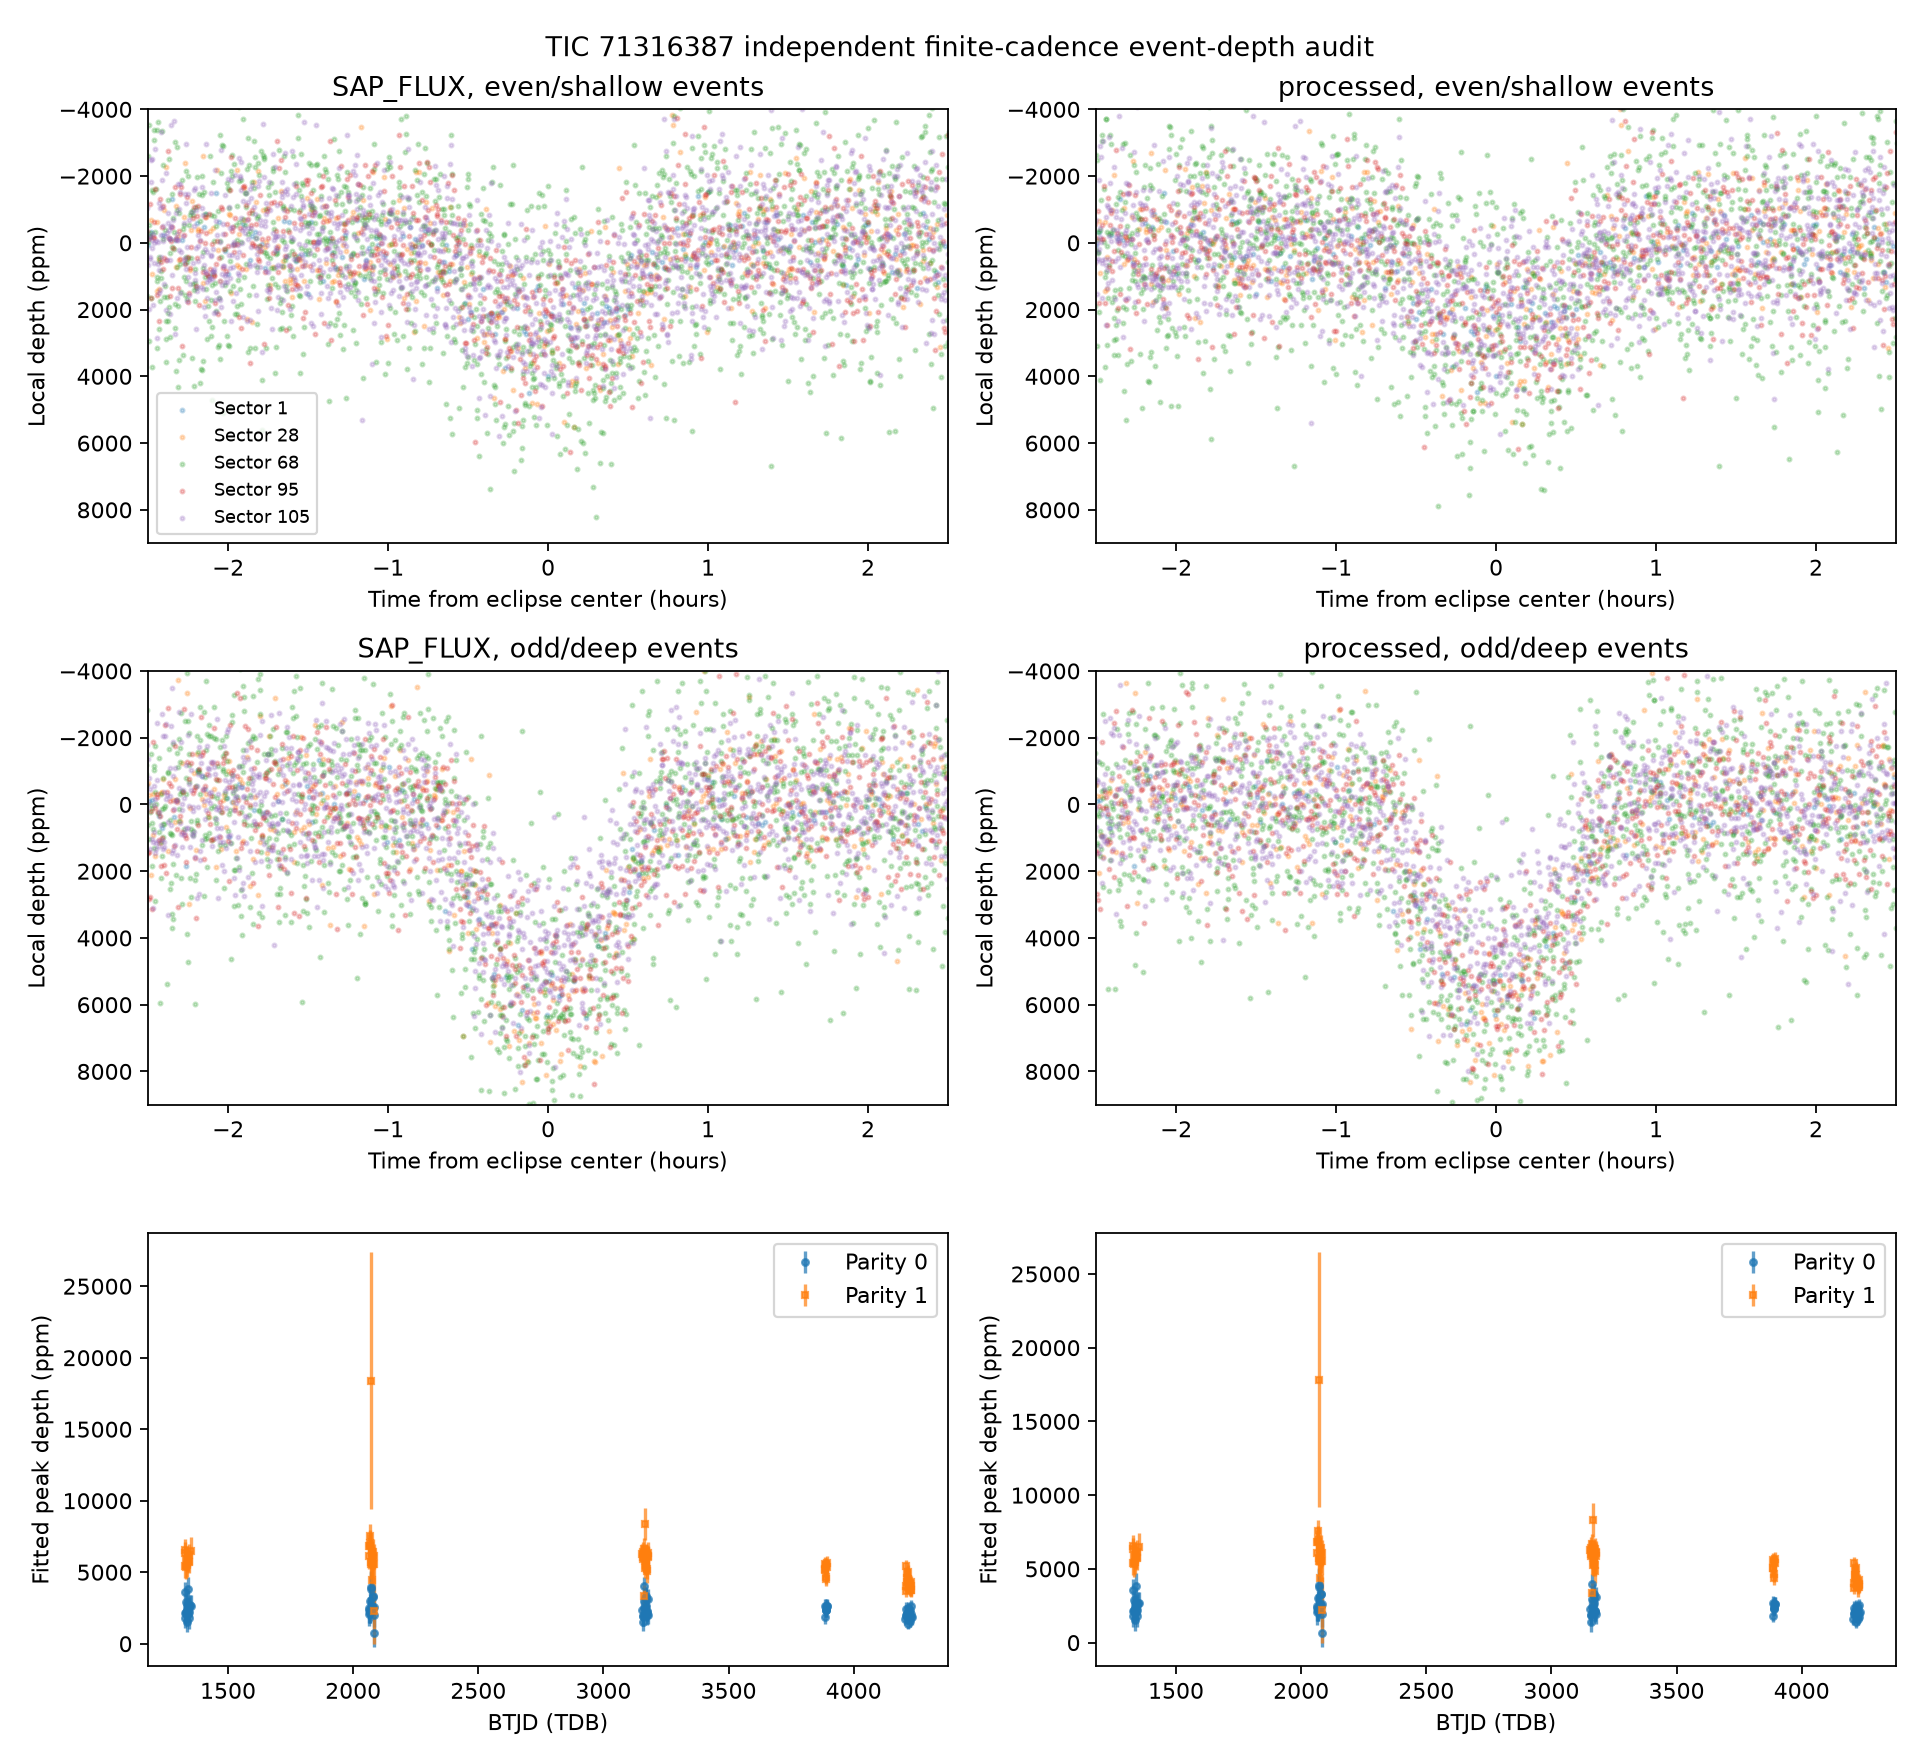

Write Python code to recreate this figure.
"""Independent event-by-event odd/even audit of TIC 71316387.

Run from the repository root with the research Python environment. Public FITS
sources and their immutable SHA256 values are listed in observations.json.
No broad-survey routines or previously fitted eclipse measurements are used.
"""
from pathlib import Path
import hashlib
import json
import os
from datetime import datetime, timezone

import numpy as np
from astropy.io import fits
from scipy.optimize import least_squares
from scipy.stats import t as student_t
os.environ.setdefault('MPLCONFIGDIR', '/workspace/tess-research-data/matplotlib')
import matplotlib
matplotlib.use('Agg')
import matplotlib.pyplot as plt

HERE = Path(__file__).resolve().parent
P = .6518369465110034
EPOCH = 2067.327192476
WIDTH = 1.46256649 / 24


def integrated_trapezoid(x, width, ingress_fraction, exposure):
    """Exact exposure integral; peak unconvolved depth equals one."""
    ingress = width * ingress_fraction
    positive = lambda z: np.maximum(z, 0.) ** 2
    def integral(z):
        return (positive(z + width / 2) - positive(z + width / 2 - ingress)
                - positive(z - width / 2 + ingress) + positive(z - width / 2)) / (2 * ingress)
    return np.clip((integral(x + exposure / 2) - integral(x - exposure / 2)) / exposure, 0, 1)


def prepare(column):
    events, sources = [], []
    for row in json.loads((HERE / 'observations.json').read_text()):
        if row['status'] != 'retained':
            continue
        path = Path(row['path'])
        if not path.exists():
            cache = Path(os.environ.get('TESS_DATA_DIR', '/workspace/tess-research-data'))
            path = cache / 'tic71316387' / 'observations' / path.name
        actual = hashlib.sha256(path.read_bytes()).hexdigest()
        if actual != row['sha256']:
            raise ValueError(f"SHA256 mismatch: {path}")
        with fits.open(path, memmap=False) as hd:
            data, header = hd[1].data, hd[1].header
            assert header['TIMESYS'] == 'TDB' and header['BJDREFI'] == 2457000
            processed = 'KSPSAP_FLUX' if 'KSPSAP_FLUX' in data.names else 'DET_FLUX'
            errcol = processed + '_ERR'
            col = column if column == 'SAP_FLUX' else processed
            time = np.asarray(data['TIME'], float)
            flux = np.asarray(data[col], float)
            error = np.asarray(data[errcol], float)
            error_fallback = None
            if not np.any(np.isfinite(error) & (error > 0)):
                noise_use = ((data['QUALITY'] == 0) & np.isfinite(time)
                             & np.isfinite(flux) & (flux > 0))
                diff = np.diff(flux[noise_use])
                estimate = float(1.4826 * np.median(np.abs(diff - np.median(diff))) / np.sqrt(2))
                error = np.full(len(flux), estimate)
                error_fallback = dict(method='All supplied flux errors are invalid; substituted robust first-difference scatter divided by sqrt(2), then retained local out-of-event floors.',
                                      estimated_flux_error=estimate)
            use = ((data['QUALITY'] == 0) & np.isfinite(time) & np.isfinite(flux)
                   & np.isfinite(error) & (flux > 0) & (error > 0))
            time, flux, error = time[use], flux[use], error[use]
            order = np.argsort(time)
            time, flux, error = time[order], flux[order], error[order]
            median = np.median(flux)
            flux, error = flux / median, error / median
            exposure = float(header['TIMEDEL'])
        sources.append(dict(sector=row['sector'], path=str(path), sha256=actual,
                            flux_column=col, error_column=errcol, exposure_days=exposure,
                            n_quality_zero=len(time), error_fallback=error_fallback))
        cycles = np.rint((time - EPOCH) / P).astype(int)
        for cycle in np.unique(cycles):
            x = time - EPOCH - cycle * P
            near = np.abs(x) < .20
            tx, fx, ex = x[near], flux[near], error[near]
            outside = np.abs(tx) > 1.20 * WIDTH
            inside = np.abs(tx) < WIDTH / 2 + exposure / 2
            if (len(tx) < 12 or inside.sum() < 2
                    or (outside & (tx < 0)).sum() < 3
                    or (outside & (tx > 0)).sum() < 3):
                continue
            # No polynomial spanning a telemetry/data-quality gap near eclipse.
            if np.max(np.diff(tx)) > max(3.05 * exposure, .065):
                continue
            baseline = np.column_stack([np.ones(len(tx)), tx, tx * tx])
            beta = np.linalg.lstsq(baseline[outside], fx[outside], rcond=None)[0]
            residual = fx[outside] - baseline[outside] @ beta
            floor = max(1.4826 * np.median(np.abs(residual - np.median(residual))),
                        np.median(ex))
            ex = np.maximum(ex, floor)
            events.append(dict(sector=row['sector'], cycle=int(cycle),
                               x=tx, f=fx, e=ex, exposure=exposure,
                               noise_floor=floor, baseline=baseline))
    return events, sources


def fit_event(event, shape):
    # Separate shapes for alternating eclipses; shared shift and recurrence P.
    shift, dp, w0, w1, r0, r1 = shape
    parity = event['cycle'] % 2
    width, ingress = ([w0, w1][parity], [r0, r1][parity])
    x = event['x'] - shift - event['cycle'] * dp
    template = integrated_trapezoid(x, width, ingress, event['exposure'])
    design = np.column_stack([event['baseline'], -template])
    a, y = design / event['e'][:, None], event['f'] / event['e']
    beta = np.linalg.lstsq(a, y, rcond=None)[0]
    residual = y - a @ beta
    covariance = np.linalg.pinv(a.T @ a) * max(1., np.sum(residual ** 2) / (len(y) - 4))
    return dict(depth=float(beta[-1]), error=float(np.sqrt(covariance[-1, -1])),
                residual=residual, baseline=design[:, :3] @ beta[:3],
                model=design @ beta, relative_time=x, template=template,
                chi2=float(np.sum(residual ** 2)))


def statistics(records, seed=71316387):
    by_sector = {}
    for sector in sorted({r['sector'] for r in records}):
        use = [r for r in records if r['sector'] == sector]
        parity, depth, error = (np.asarray([r[key] for r in use]) for key in ['parity', 'depth', 'error'])
        means = [float(np.mean(depth[parity == k])) for k in range(2)]
        sem = [max(float(np.std(depth[parity == k], ddof=1) / np.sqrt(np.sum(parity == k))),
                   float(np.sqrt(np.sum(error[parity == k] ** 2)) / np.sum(parity == k))) for k in range(2)]
        by_sector[str(sector)] = dict(n_events=len(use), parity_counts=[int(np.sum(parity == k)) for k in range(2)],
                                     mean_even_odd=means, error_even_odd=sem,
                                     odd_minus_even=means[1] - means[0],
                                     difference_error=float(np.hypot(*sem)),
                                     conditional_snr=float(abs(means[1] - means[0]) / np.hypot(*sem)))
    # Comparing neighboring cycles reduces sensitivity to slow dilution/trends.
    lookup = {(r['sector'], r['cycle']): r for r in records}
    pairs = []
    for r in records:
        if r['parity'] != 0:
            continue
        other = lookup.get((r['sector'], r['cycle'] + 1))
        if other is not None:
            pairs.append(dict(sector=r['sector'], even_cycle=r['cycle'],
                              odd_minus_even=other['depth'] - r['depth'],
                              error=float(np.hypot(r['error'], other['error']))))
    difference = np.array([r['odd_minus_even'] for r in pairs])
    error = np.array([r['error'] for r in pairs])
    mean = float(np.mean(difference))
    sem = max(float(np.std(difference, ddof=1) / np.sqrt(len(difference))),
              float(np.sqrt(np.sum(error ** 2)) / len(error)))
    weights = 1 / error ** 2
    weighted_mean = float(np.sum(weights * difference) / np.sum(weights))
    weighted_chi2 = float(np.sum(weights * (difference - weighted_mean) ** 2))
    weighted_diagonal_error = float(np.sqrt(max(1., weighted_chi2 / (len(pairs) - 1)) / np.sum(weights)))
    sectors = np.asarray([r['sector'] for r in pairs])
    scores = [float(np.sum(weights[sectors == s] * (difference[sectors == s] - weighted_mean)))
              for s in np.unique(sectors)]
    clustered_error = float(np.sqrt(np.sum(np.asarray(scores) ** 2) / np.sum(weights) ** 2
                                    * len(scores) / (len(scores) - 1)))
    max_error_index = int(np.argmax(error))
    without_noisiest = np.delete(difference, max_error_index)
    rng = np.random.default_rng(seed)
    samples = np.mean(rng.choice(difference, size=(20000, len(difference)), replace=True), axis=1)
    # Also use contiguous four-pair blocks, kept inside observing sectors.
    blocks = []
    for s in sorted({r['sector'] for r in pairs}):
        d = np.asarray([r['odd_minus_even'] for r in pairs if r['sector'] == s])
        blocks.extend([d[start:start + 4] for start in range(0, len(d), 4)])
    block_mean = []
    for _ in range(20000):
        chosen = [blocks[k] for k in rng.integers(0, len(blocks), len(blocks))]
        block_mean.append(np.mean(np.concatenate(chosen)))
    return dict(per_sector=by_sector, adjacent_pairs=pairs,
                weighted_paired_contrast=dict(odd_minus_even=weighted_mean,
                    residual_inflated_diagonal_error=weighted_diagonal_error,
                    diagonal_conditional_gaussian_snr=abs(weighted_mean) / weighted_diagonal_error,
                    sector_cluster_error=clustered_error,
                    conservative_cluster_conditional_snr=abs(weighted_mean) / max(clustered_error, weighted_diagonal_error),
                    n_sector_clusters=len(scores), chi2=weighted_chi2, dof=len(pairs) - 1,
                    note='Inverse-variance weights downweight one poorly constrained sector28 eclipse. Cluster uncertainty permits an independent mean offset in each sector; only five clusters means its tail calibration is unreliable. Error-model choices materially change the quoted sigma.'),
                sensitivity_omitting_one_largest_error_pair=dict(
                    excluded_pair=pairs[max_error_index],
                    mean_odd_minus_even=float(np.mean(without_noisiest)),
                    scatter_standard_error=float(np.std(without_noisiest, ddof=1) / np.sqrt(len(without_noisiest))),
                    note='Diagnostic only: retained in the principal analyses. Selection uses the measurement error rather than its eclipse depth.'),
                paired_contrast=dict(n_pairs=len(pairs), odd_minus_even=mean, error=sem,
                                     conditional_gaussian_snr=abs(mean) / sem,
                                     descriptive_student_t_pvalue=float(2 * student_t.sf(abs(mean) / sem, len(difference) - 1)),
                                     pair_bootstrap_95_percent=np.quantile(samples, [.025, .975]).tolist(),
                                     four_pair_block_bootstrap_95_percent=np.quantile(block_mean, [.025, .975]).tolist(),
                                     pair_bootstrap_standard_deviation=float(np.std(samples, ddof=1)),
                                     block_bootstrap_standard_deviation=float(np.std(block_mean, ddof=1)),
                                     limitations='Conditional fixed-template test. Shape/ephemeris were fit on these data; pairs may share systematics. Bootstrap confidence intervals do not establish Gaussian tail probabilities or survey false-alarm rates.'))


def analyze(column):
    events, sources = prepare(column)
    initial = [0., 0., WIDTH, WIDTH, .35, .35]
    def residual(params):
        return np.concatenate([fit_event(event, params)['residual'] for event in events])
    fit = least_squares(residual, initial,
                        bounds=([-.025, -3e-6, .025, .025, .02, .02],
                                [.025, 3e-6, .12, .12, .5, .5]),
                        x_scale=[.003, 1e-6, .06, .06, .3, .3], max_nfev=150)
    shape = fit.x
    records, plotdata = [], []
    for event in events:
        result = fit_event(event, shape)
        records.append(dict(sector=event['sector'], cycle=event['cycle'], parity=event['cycle'] % 2,
                            time_btjd=float(EPOCH + shape[0] + event['cycle'] * (P + shape[1])),
                            depth=result['depth'], error=result['error'], chi2=result['chi2'],
                            n_points=len(event['x']), empirical_noise_floor=event['noise_floor']))
        plotdata.append(dict(sector=event['sector'], parity=event['cycle'] % 2,
                             x=result['relative_time'], y=event['f'] - result['baseline'] + 1))
    return dict(sources=sources, shape_fit=dict(success=bool(fit.success),
                message=fit.message, epoch_btjd=float(EPOCH + shape[0]),
                recurrence_period_days=float(P + shape[1]),
                even_odd_durations_days=shape[2:4].tolist(),
                even_odd_ingress_fractions=shape[4:6].tolist(),
                chi2=float(np.sum(fit.fun ** 2))),
                event_depths=records, depth_statistics=statistics(records)), plotdata


def numerical_controls():
    """Check finite-exposure integrals independently by dense quadrature."""
    x = np.linspace(-.10, .10, 500)
    errors = {}
    for exposure in [1 / 48, 1 / 144, 1 / 432]:
        analytical = integrated_trapezoid(x, .061, .3, exposure)
        offset = np.linspace(-exposure / 2, exposure / 2, 4001)
        instantaneous = np.clip(np.minimum(
            (x[:, None] + offset + .061 / 2) / (.061 * .3),
            (.061 / 2 - x[:, None] - offset) / (.061 * .3)), 0, 1)
        numerical = np.trapezoid(instantaneous, offset, axis=1) / exposure
        errors[str(exposure)] = float(np.max(np.abs(analytical - numerical)))
        assert errors[str(exposure)] < 1e-7
    events, _ = prepare('SAP_FLUX')
    params = [.001, -1e-6, .061, .061, .3, .3]
    depths, parities = [], []
    for event in events:
        xx = event['x'] - params[0] - event['cycle'] * params[1]
        event['f'] = (1 + .001 * event['x'] + .004 * event['x'] ** 2
                      - .003 * integrated_trapezoid(xx, .061, .3, event['exposure']))
        depths.append(fit_event(event, params)['depth'])
        parities.append(event['cycle'] % 2)
    depths, parities = np.asarray(depths), np.asarray(parities)
    max_error = float(np.max(np.abs(depths - .003)))
    contrast = float(np.mean(depths[parities == 1]) - np.mean(depths[parities == 0]))
    assert max_error < 1e-10 and abs(contrast) < 1e-10
    return dict(integration_max_error_by_exposure=errors,
                noiseless_actual_cadence_equal_depth=dict(n_events=len(events),
                    true_depth=.003, max_recovered_depth_error=max_error,
                    odd_minus_even=contrast,
                    note='Numerical control of cadence integration and baseline/depth projection at a known fixed shape. Not an injection-recovery completeness measurement or noise false-alarm test.'))


def main():
    output = dict(tic=71316387, checked_utc=datetime.now(timezone.utc).isoformat(),
                  method='Independent raw-flux local quadratic baseline plus finite-exposure trapezoids. Separate even/odd shape; unconstrained per-event depths; empirical out-of-event error floor and fit-residual inflation.',
                  source_script_sha256=hashlib.sha256(Path(__file__).read_bytes()).hexdigest(),
                  catalog_ephemeris=dict(period_days=P, epoch_btjd=EPOCH, duration_days=WIDTH),
                  caveats=['Amplitudes describe unconvolved trapezoid peaks, not physical eclipse depths or radius ratios.',
                           'Four-pair blocks only approximate within-sector noise correlations.',
                           'Alternating eclipses support a double-period binary but do not locate the eclipsing source or confirm stellar masses.',
                           'A planet at the doubled period could show primary/secondary eclipses, but a several-thousand-ppm optical occultation of a Sun-like host would require an exceptionally luminous object.'])
    output['numerical_controls'] = numerical_controls()
    plots = {}
    for col in ['SAP_FLUX', 'processed']:
        output[col], plots[col] = analyze(col)
        print(col, output[col]['shape_fit'], output[col]['depth_statistics']['paired_contrast'])
        print('weighted', output[col]['depth_statistics']['weighted_paired_contrast'])
        print('sectors', output[col]['depth_statistics']['per_sector'])
    (HERE / 'independent_audit.json').write_text(json.dumps(output, indent=2, allow_nan=False) + '\n')
    fig, axes = plt.subplots(3, 2, figsize=(12, 11))
    colors = {1:'tab:blue', 28:'tab:orange', 68:'tab:green', 95:'tab:red', 105:'tab:purple'}
    for colindex, col in enumerate(['SAP_FLUX', 'processed']):
        result = output[col]
        for parity in [0, 1]:
            ax = axes[parity, colindex]
            for sector in colors:
                rows = [r for r in plots[col] if r['sector'] == sector and r['parity'] == parity]
                if rows:
                    ax.scatter(np.concatenate([r['x'] for r in rows]) * 24,
                               (1 - np.concatenate([r['y'] for r in rows])) * 1e6,
                               s=3, alpha=.25, color=colors[sector], label=f'Sector {sector}')
            ax.set_xlim(-2.5,2.5); ax.set_ylim(9000,-4000)
            ax.set_xlabel('Time from eclipse center (hours)'); ax.set_ylabel('Local depth (ppm)')
            ax.set_title(f'{col}, {"even/shallow" if parity == 0 else "odd/deep"} events')
        rows = result['event_depths']
        for parity, marker in [(0,'o'),(1,'s')]:
            rr = [r for r in rows if r['parity'] == parity]
            axes[2,colindex].errorbar([r['time_btjd'] for r in rr], [r['depth'] * 1e6 for r in rr],
                                    [r['error'] * 1e6 for r in rr], fmt=marker, ms=3, alpha=.7, label=f'Parity {parity}')
        axes[2,colindex].set_xlabel('BTJD (TDB)'); axes[2,colindex].set_ylabel('Fitted peak depth (ppm)')
        axes[2,colindex].legend()
    axes[0,0].legend(fontsize=8)
    fig.suptitle('TIC 71316387 independent finite-cadence event-depth audit')
    fig.tight_layout(); fig.savefig(HERE / 'independent_audit.png', dpi=160)


if __name__ == '__main__':
    main()
